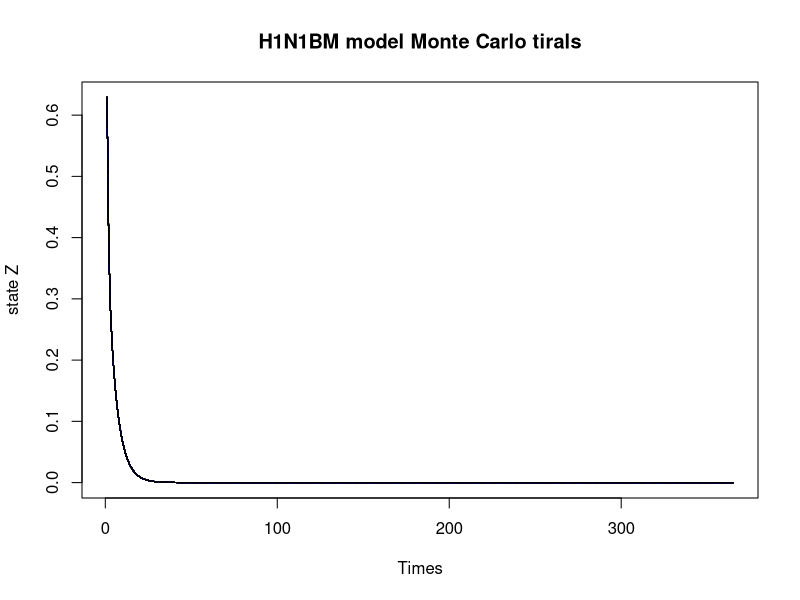
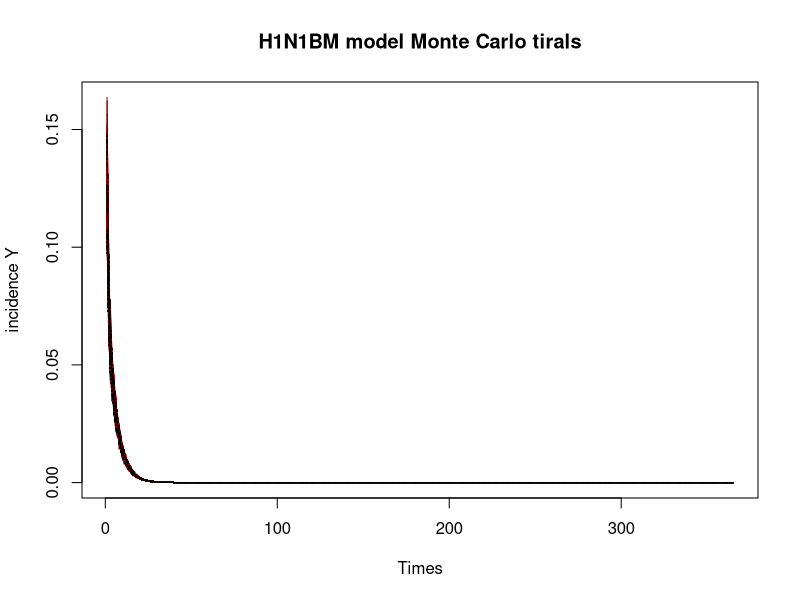
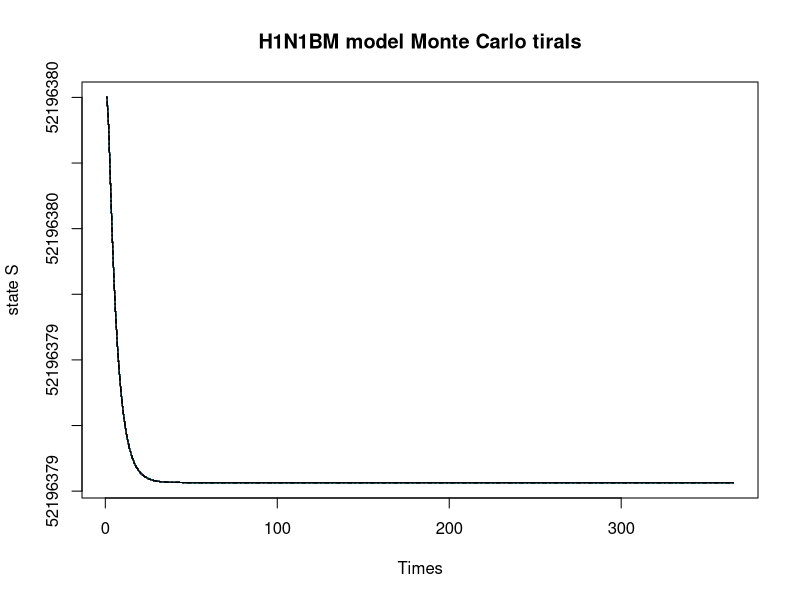
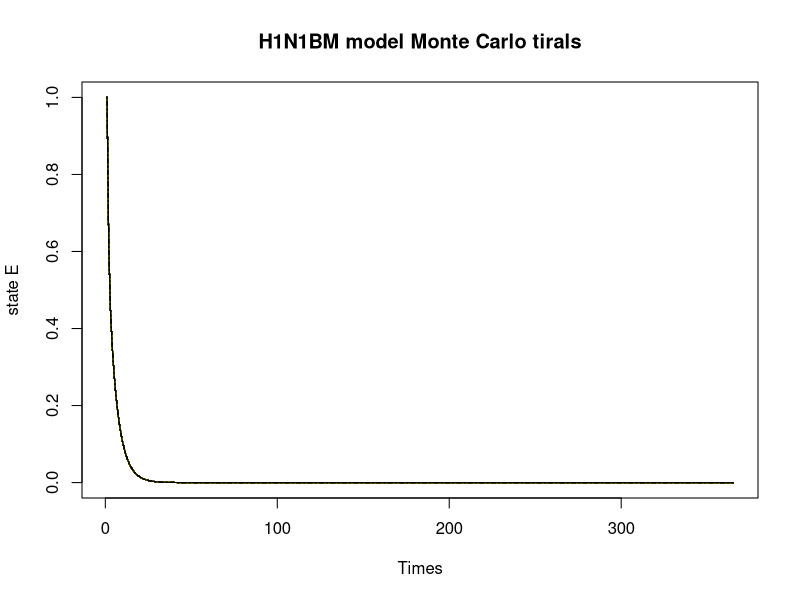
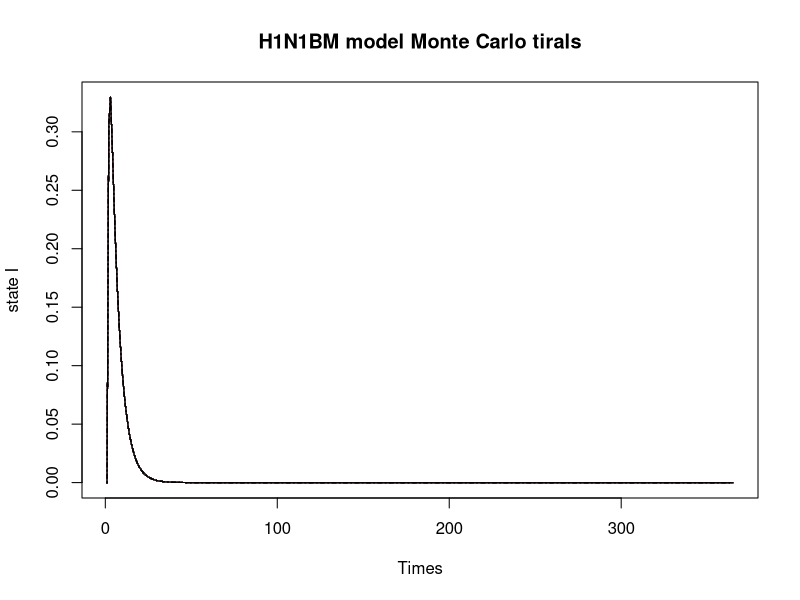
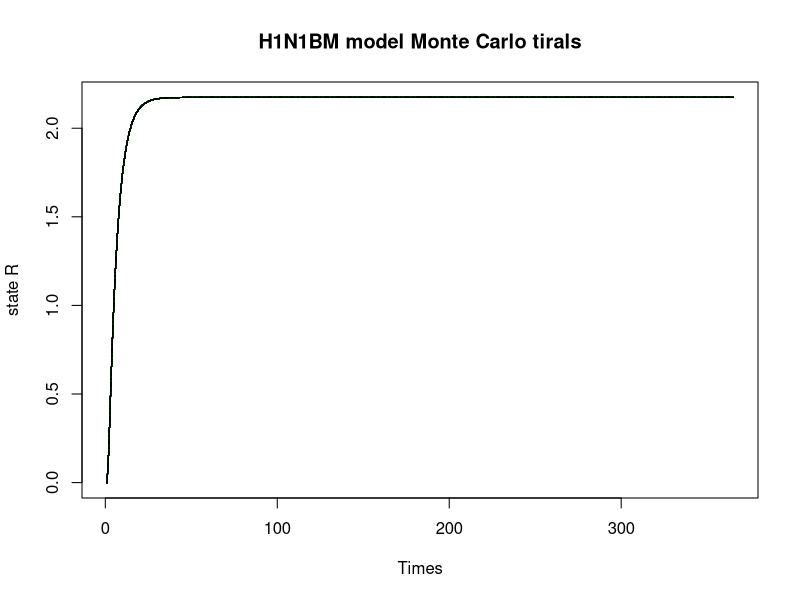
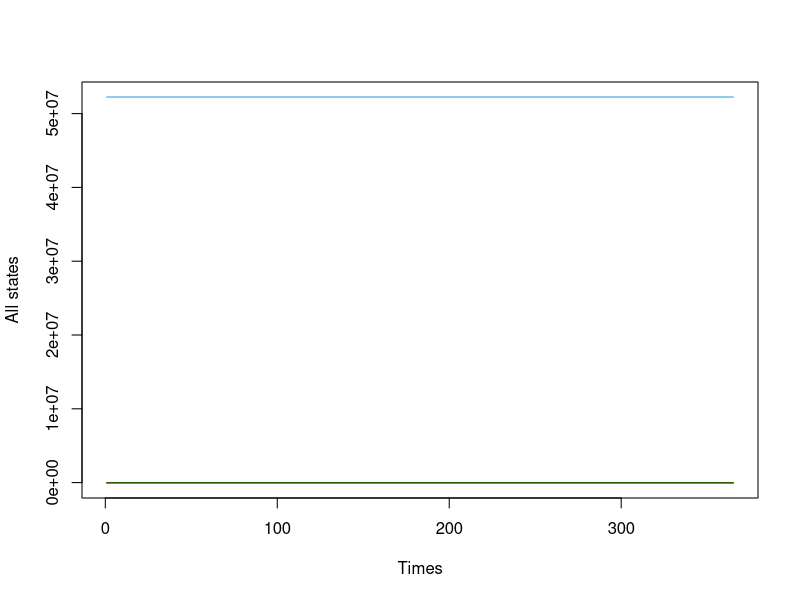

Write R code to recreate these figures, in order.
## ---- chunk 1
#To check time varying stochastic beta is not the reason lead to divergence issue in H1N1BM model-only gamma #is the reason
rm(list=ls())
require(deSolve)
set.seed(20231)

#Simulate a bm process
# ornstein_uhlenbeck <- function(n,sigma,x0,lens,e){
#   dt <- 1
#   x<-vector(length=lens)
#   for (i in 1:n) {
#     if (i==1){x[i]=x0}
#     else{
#       x[i]  <-  x[i-1] + sigma*e[i-1]}
#   }
#   
#   return(x);
# }

# Replication Generation function
gen_ode_model <- function(rep_time = 200, ori_seed = 20231, tims = 365, 
                          n = 52196381, pars = c(beta=0.5,k=1.59, gamma=1.08),
                          ini_state = c(t=1,S=N-1, E=1, I=0, R=0),
                          tau = 0.1){
  
  times = 1:tims
  N = n
  
  #Construct matrix dataframe of states: times*replicates
  Zs = setNames(data.frame(matrix(NA, nrow = tims, ncol = rep_time)), paste0("Z", 1:rep_time))
  Ys = setNames(Zs, paste0("Y", 1:rep_time))
  dSs = setNames(Zs, paste0("dS", 1:rep_time))
  dEs = setNames(Zs, paste0("dE", 1:rep_time))
  dIs = setNames(Zs, paste0("dI", 1:rep_time))
  dRs = setNames(Zs, paste0("dR", 1:rep_time)) 
  
  # add x and e dataframe
  
  # xs = setNames(Zs, paste0("x", 1:rep_time))
  # es = setNames(Zs, paste0("e", 1:rep_time))
  # 
  
  params = pars   
  initial_state = ini_state
  tau1 = tau
  
  #Main ODE Model
 H1N1BM <- function(time, current_state, params){
    
    with(as.list(c(current_state, params)),{
      
      dt <- 1
      dS <- -beta*S*I/N
      dE <- beta*S*I/N - E/k
      dI <- E/k - I/gamma
      dR <- I/gamma
      
      return(list(c(dt, dS, dE, dI, dR)))
    })
 }
 
  ## Replicate 200 times-Monte Carlo trials for 200 
  for (rep_i in 1:rep_time) {
    set.seed(ori_seed + 1000*rep_i)
    
    # e = rnorm(n = length(times) , sd = 1)
    # 
    # x = ornstein_uhlenbeck(tims, sigma=0.0001, x0=0, tims,e)
    
    
    model4 = ode(initial_state, times, H1N1BM, params)
    
    Z1 = model4[,4]/1.59
    
    Y1 = vector(length = tims)
    
    for (i in 1:tims){
      Y1[i] = rlnorm(1,log(Z1[i]/5),tau1)
    }
    
    dSi = model4[,3]
    dEi = model4[,4]
    dIi = model4[,5]
    dRi = model4[,6]
    
    
    Zs[, rep_i] = Z1
    Ys[, rep_i] = Y1
    dSs[, rep_i] = dSi
    dEs[, rep_i] = dEi
    dIs[, rep_i] = dIi
    dRs[, rep_i] = dRi
  
    # xs[, rep_i] = x
    # es[, rep_i] = e
    
  }
  
  # output
  return(list(    
    Z = Zs,
    Y = Ys,
    dS = dSs,
    dE = dEs,
    dI = dIs,
    dR = dRs))
    # x = xs,
    # e = es))
}

# #Initial state values
# library('truncnorm')
# R0 <- rtruncnorm(1, a=0, b=1, mean = 0.15, sd = 0.15)
# E0 <-runif(1,-16, -9)
# I0 <-runif(1,-16, -9)
# S <- 52196381
# R <- R0*S
# S <- S - R
# 
# E <- exp(E0 + log(S))
# S <- S - E
# I <- exp(I0 + log(S))
# S <- S - I
# 
# initial_state <- c(t=1, S=S, E=E, I=I, R=R)

# ode_example <- gen_ode_model(rep_time = 200, ini_state = initial_state)
ode_example <- gen_ode_model(rep_time = 200)


## for z

zs = ncol(ode_example$Z)
zs_mean = apply(ode_example$Z,1,mean)
zs_95 = apply(ode_example$Z, 1, quantile, probs=0.95)
zs_05 = apply(ode_example$Z, 1, quantile, probs=0.05)

for (i in 1:zs) {
  if (i == 1){
    plot(ode_example$Z[,1], col="darkblue", type = "l", 
         ylim = c(0, max(ode_example$Z)),
         xlab = 'Times', ylab = 'state Z',main="H1N1BM model Monte Carlo tirals")
  }
  else{
    lines(ode_example$Z[,i], col="darkblue")
  }
  lines(zs_mean,col="black",type="l")
  lines(zs_95,col="black",lty="dotdash")
  lines(zs_05,col="black",lty="dotdash")
}

## for y

ys = ncol(ode_example$Y)
ys_mean = apply(ode_example$Y,1,mean)
ys_95 = apply(ode_example$Y, 1, quantile, probs=0.95)
ys_05 = apply(ode_example$Y, 1, quantile, probs=0.05)
for (i in 1:ys) {
  if (i == 1){
    plot(ode_example$Y[,1], col="darkred", type = "l", 
         ylim = c( min(ode_example$Y), max(ode_example$Y)),
         xlab = 'Times', ylab = 'incidence Y',main="H1N1BM model Monte Carlo tirals")
  }
  else{
    lines(ode_example$Y[,i], col="darkred")
  }
  lines(ys_mean,col="black",type="l")
  lines(ys_95,col="black",lty="dotdash")
  lines(ys_05,col="black",lty="dotdash")
}

## for s

ss = ncol(ode_example$dS)
ss_mean = apply(ode_example$dS,1,mean)
ss_95 = apply(ode_example$dS, 1, quantile, probs=0.95)
ss_05 = apply(ode_example$dS, 1, quantile, probs=0.05)
for (i in 1:ss) {
  if (i == 1){
    plot(ode_example$dS[,1], col="skyblue", type = "l", 
         ylim = c(min(ode_example$dS), max(ode_example$dS)),
         xlab = 'Times', ylab = 'state S',main="H1N1BM model Monte Carlo tirals")
  }
  else{
    lines(ode_example$dS[,i], col="skyblue")
  }
  lines(ss_mean,col="black",type="l")
  lines(ss_95,col="black",lty="dotdash")
  lines(ss_05,col="black",lty="dotdash")
}


## for e

es = ncol(ode_example$dE)
es_mean = apply(ode_example$dE,1,mean)
es_95 = apply(ode_example$dE, 1, quantile, probs=0.95)
es_05 = apply(ode_example$dE, 1, quantile, probs=0.05)
for (i in 1:es) {
  if (i == 1){
    plot(ode_example$dE[,1], col="yellow3", type = "l", 
         ylim = c(min(ode_example$dE), max(ode_example$dE)),
         xlab = 'Times', ylab = 'state E',main="H1N1BM model Monte Carlo tirals")
  }
  else{
    lines(ode_example$dE[,i], col="yellow3")
  }
  lines(es_mean,col="black",type="l")
  lines(es_95,col="black",lty="dotdash")
  lines(es_05,col="black",lty="dotdash")
}


## for i

is = ncol(ode_example$dI)
is_mean = apply(ode_example$dI,1,mean)
is_95 = apply(ode_example$dI, 1, quantile, probs=0.95)
is_05 = apply(ode_example$dI, 1, quantile, probs=0.05)
for (i in 1:is) {
  if (i == 1){
    plot(ode_example$dI[,1], col="pink3", type = "l", 
         ylim = c(min(ode_example$dI), max(ode_example$dI)),
         xlab = 'Times', ylab = 'state I',main="H1N1BM model Monte Carlo tirals")
  }
  else{
    lines(ode_example$dI[,i], col="pink3")
  }
  lines(is_mean,col="black",type="l")
  lines(is_95,col="black",lty="dotdash")
  lines(is_05,col="black",lty="dotdash")
}


## for R

rs = ncol(ode_example$dR)
rs_mean = apply(ode_example$dR,1,mean)
rs_95 = apply(ode_example$dR, 1, quantile, probs=0.95)
rs_05 = apply(ode_example$dR, 1, quantile, probs=0.05)
for (i in 1:rs) {
  if (i == 1){
    plot(ode_example$dR[,1], col="darkgreen", type = "l", 
         ylim = c(min(ode_example$dR), max(ode_example$dR)),
         xlab = 'Times', ylab = 'state R',main="H1N1BM model Monte Carlo tirals")
  }
  else{
    lines(ode_example$dR[,i], col="darkgreen")
  }
  lines(rs_mean,col="black",type="l")
  lines(rs_95,col="black",lty="dotdash")
  lines(rs_05,col="black",lty="dotdash")
}




## for e

# es = ncol(ode_example$e)
# 
# for (i in 1:es) {
#   if (i == 1){
#     plot(ode_example$e[,1], col="grey", type = "l", 
#          ylim = c(min(ode_example$e), max(ode_example$e)),
#          xlab = 'Times', ylab = 'e',main="Covid_ou model Monte Carlo tirals")
#   }
#   else{
#     lines(ode_example$e[,i], col="grey")
#   }
# }
# 

## for all


lims = c(0, max(max(ode_example$dS), max(ode_example$dE), 
                max(ode_example$dI), max(ode_example$dR)))

ss = ncol(ode_example$dS)

for (i in 1:ss) {
  if (i == 1){
    plot(ode_example$dS[,1], col="skyblue", type = "l", 
         ylim = lims,
         xlab = 'Times', ylab = 'All states')
  }
  else{
    lines(ode_example$dS[,i], col="skyblue")
  }
  lines(ode_example$dE[,i], col="yellow3")
  lines(ode_example$dI[,i], col="pink3")
  lines(ode_example$dR[,i], col="darkgreen")
}
